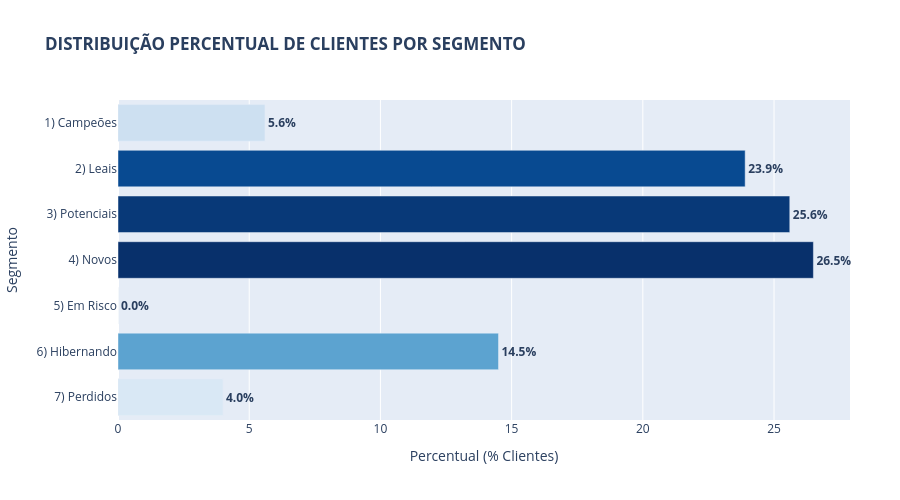

The code cell stored with this chart in its notebook:
### Markdown cell above
#### <font color='blue'>👥2. ANÁLISE SOBRE A COMPOSIÇÃO DA CARTEIRA DE CLIENTES POR PERFIL RFV</font>

### Code cell
graf_segmento_cliente

### Figure 1 — Plotly figure (JSON) as saved in the notebook; plotly's stock layout.template omitted (floating-point values rounded to 4 significant figures)
{"data": [{"cliponaxis": false, "hovertemplate": "%Clientes=%{marker.color}<br>Segmento=%{y}<extra></extra>", "legendgroup": "", "marker": {"color": [4.0, 14.5, 0.0, 26.5, 25.6, 23.9, 5.6], "coloraxis": "coloraxis", "pattern": {"shape": ""}}, "name": "", "orientation": "h", "showlegend": false, "textposition": "outside", "texttemplate": "<b>%{x:.1f}%</b>", "type": "bar", "x": [4.0, 14.5, 0.0, 26.5, 25.6, 23.9, 5.6], "xaxis": "x", "y": ["7) Perdidos", "6) Hibernando", "5) Em Risco", "4) Novos", "3) Potenciais", "2) Leais", "1) Campeões"], "yaxis": "y"}], "layout": {"barmode": "relative", "coloraxis": {"colorbar": {"title": {"text": "%Clientes"}}, "colorscale": [[0, "rgb(247,251,255)"], [0.125, "rgb(222,235,247)"], [0.25, "rgb(198,219,239)"], [0.375, "rgb(158,202,225)"], [0.5, "rgb(107,174,214)"], [0.625, "rgb(66,146,198)"], [0.75, "rgb(33,113,181)"], [0.875, "rgb(8,81,156)"], [1, "rgb(8,48,107)"]], "showscale": false}, "height": 500, "legend": {"tracegroupgap": 0}, "margin": {"r": 50}, "title": {"text": "<b>DISTRIBUIÇÃO PERCENTUAL DE CLIENTES POR SEGMENTO</b>"}, "xaxis": {"anchor": "y", "domain": [0, 1], "title": {"text": "Percentual (% Clientes)"}}, "yaxis": {"anchor": "x", "domain": [0, 1], "title": {"text": "Segmento"}}}}
